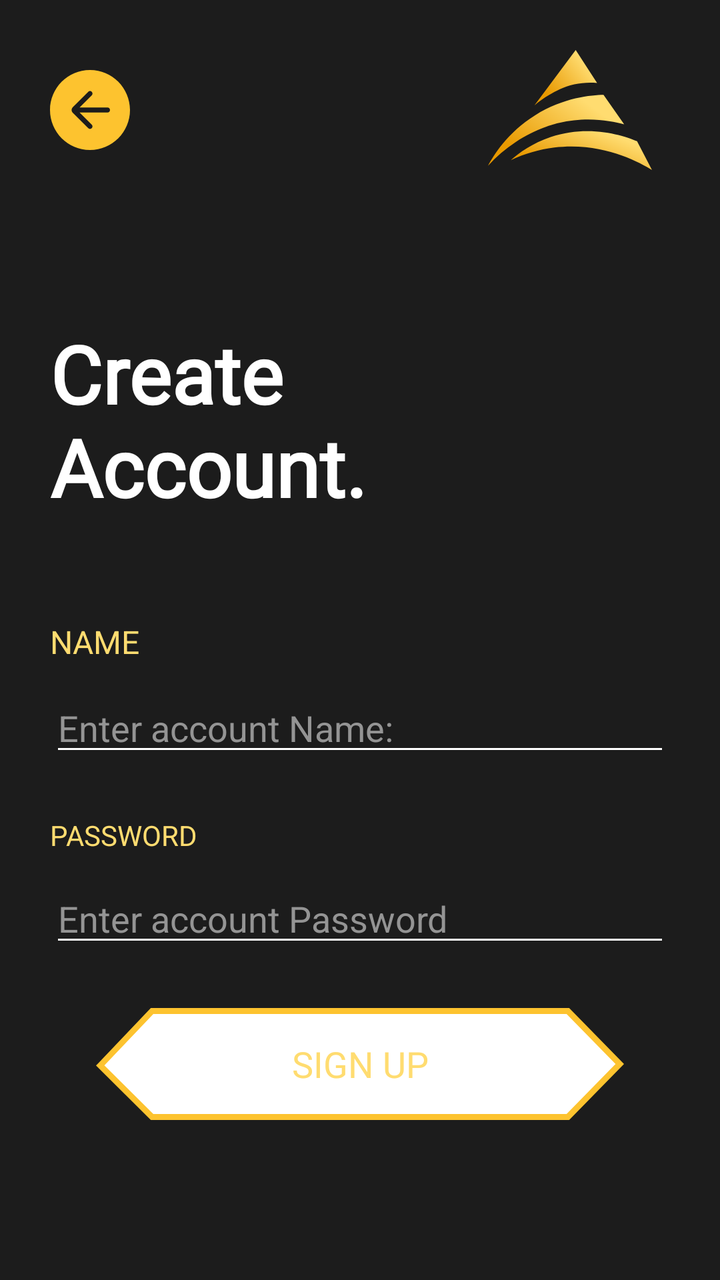
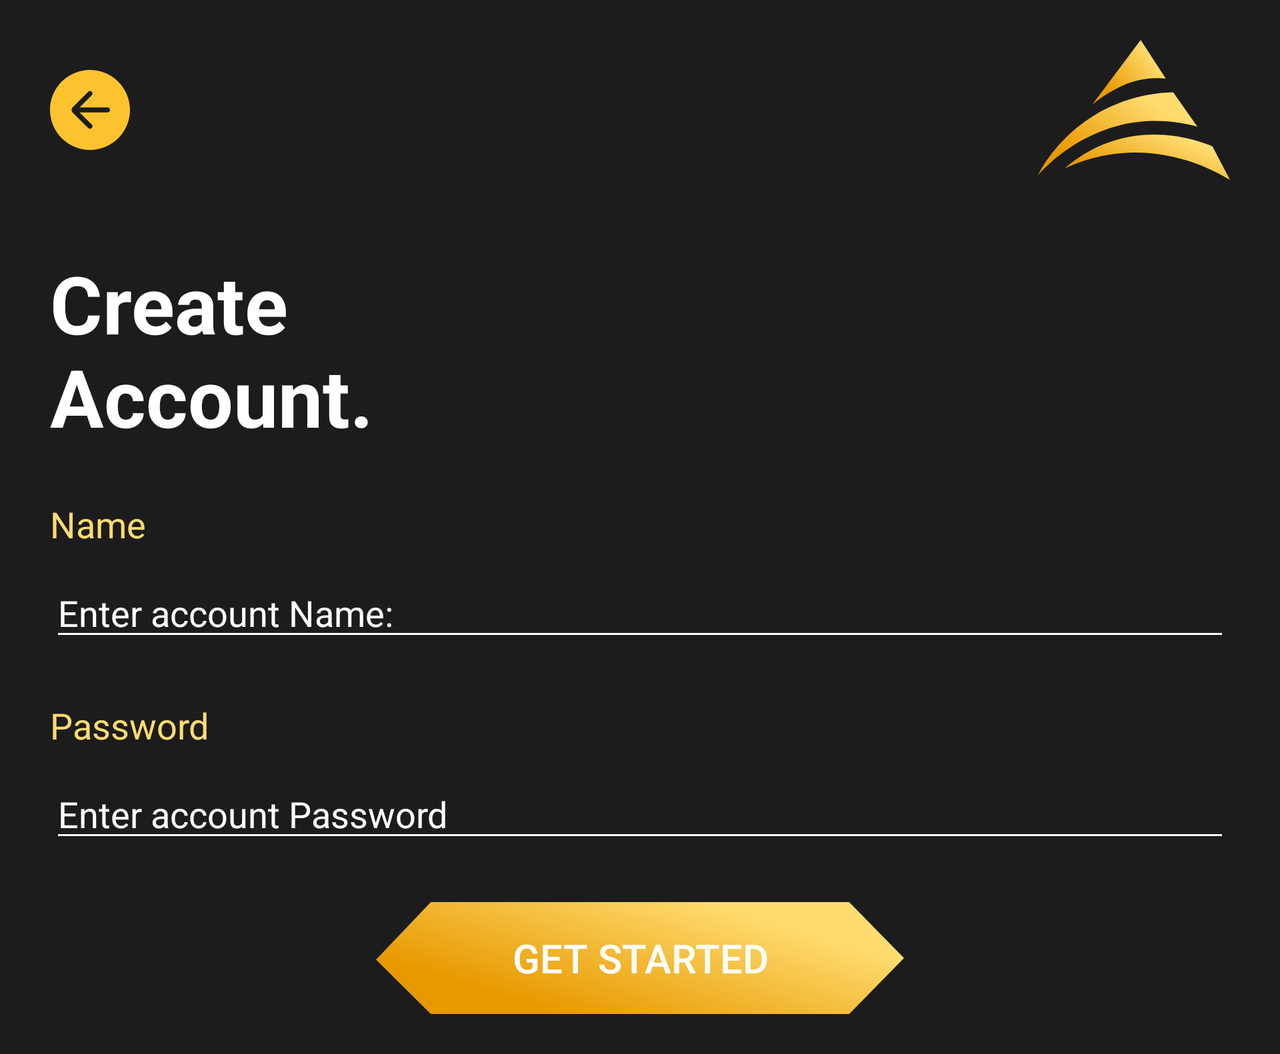

An Android layout and its configuration variant, each rendered on a device that would load it. The default file and the variant file are quoted in full after the pictures.
<!-- AndroidManifest.xml: application theme Theme.Avalanche -->
<!-- res/layout/activity_create_account.xml -->
<?xml version="1.0" encoding="utf-8"?>
<RelativeLayout xmlns:android="http://schemas.android.com/apk/res/android"
    xmlns:app="http://schemas.android.com/apk/res-auto"
    xmlns:tools="http://schemas.android.com/tools"
    android:layout_width="match_parent"
    android:layout_height="match_parent"
    android:background="@color/primaryColor"
    tools:context=".Account.SingInAccount">






















    <GridLayout
        android:id="@+id/topBar"
        android:layout_width="match_parent"
        android:layout_height="wrap_content"
        android:layout_marginTop="25sp"
        android:layout_marginBottom="25sp"
        android:columnCount="2"
        android:rowCount="1">

        <ImageButton
            android:id="@+id/back"
            android:layout_width="wrap_content"
            android:layout_height="wrap_content"
            android:layout_gravity="center"
            android:layout_marginLeft="25sp"
            android:background="@color/primaryColor"
            android:src="@drawable/ic_back" />

        <ImageView

            android:layout_width="100sp"
            android:layout_height="60sp"
            android:layout_gravity="right"
            android:layout_marginRight="25sp"
            android:src="@drawable/ic_logo" />
    </GridLayout>


    <LinearLayout
        android:layout_width="match_parent"
        android:layout_height="wrap_content"
        android:layout_below="@id/topBar"
        android:layout_marginTop="25sp"
        android:orientation="vertical"
        android:padding="25sp">

        <TextView
            android:fontFamily="@font/montserrat_extrabold"
            android:layout_width="match_parent"
            android:layout_height="wrap_content"
            android:text="Create\nAccount."
            android:textColor="@color/white"
            android:textSize="40sp"
            android:textStyle="bold" />

        <LinearLayout
            android:layout_width="match_parent"
            android:layout_height="wrap_content"
            android:layout_marginTop="50sp"
            android:orientation="vertical">

            <TextView
                android:textAllCaps="true"
                android:layout_width="match_parent"
                android:layout_height="wrap_content"
                android:text="Name"
                android:textColor="@color/twoPrimaryColor"
                android:textSize="16sp" />

            <EditText
                android:id="@+id/FirstName"
                android:layout_width="match_parent"
                android:layout_height="wrap_content"
                android:layout_marginTop="10sp"
                android:backgroundTint="@color/white"
                android:hint="Enter account Name:"
                android:textColor="@color/white"
                android:textColorHint="@color/tempGray" />


        </LinearLayout>


        <LinearLayout
            android:layout_width="match_parent"
            android:layout_height="wrap_content"
            android:layout_marginTop="25sp"
            android:orientation="vertical">

            <TextView
                android:textAllCaps="true"
                android:layout_width="match_parent"
                android:layout_height="wrap_content"
                android:text="Password"
                android:textColor="@color/twoPrimaryColor"
                android:textSize="14sp" />

            <EditText
                android:textAllCaps="true"
                android:id="@+id/password"
                android:layout_width="match_parent"
                android:layout_height="wrap_content"
                android:layout_marginTop="10sp"
                android:inputType="textPassword"
                android:backgroundTint="@color/white"
                android:hint="Enter account Password"
                android:textColor="@color/white"
                android:textColorHint="@color/tempGray" />

        </LinearLayout>

    </LinearLayout>

    <LinearLayout
        android:gravity="center_horizontal"
        android:layout_marginBottom="80sp"
        android:layout_alignParentBottom="true"
        android:layout_width="match_parent"
        android:layout_height="wrap_content">

        <Button
            android:id="@+id/createAccount"
            android:layout_width="wrap_content"
            android:fontFamily="@font/montserrat_bold"
            android:text="Sign UP"
            android:textColor="@color/twoPrimaryColor"
            android:textSize="18sp"
            android:layout_height="wrap_content"
            android:background="@drawable/ic_btnviewprocess" />

    </LinearLayout>


</RelativeLayout>
<!-- resources referenced by this layout -->
<resources>
  <color name="primaryColor">#1C1C1C</color>
  <color name="tempGray">#949494</color>
  <color name="twoPrimaryColor">#FFDC70</color>
  <color name="white">#FFFFFFFF</color>
  <!-- drawable ic_back (drawable) -->
  <vector xmlns:android="http://schemas.android.com/apk/res/android"
      android:width="48dp"
      android:height="48dp"
      android:viewportWidth="48"
      android:viewportHeight="48">
    <path
        android:pathData="M20,4C8.9543,4 0,12.9543 0,24C0,35.0457 8.9543,44 20,44C31.0457,44 40,35.0457 40,24C40,12.9543 31.0457,4 20,4ZM28.75,22.75C29.4404,22.75 30,23.3096 30,24C30,24.6904 29.4404,25.25 28.75,25.25H14.7875L20.8824,31.3559C21.3686,31.8429 21.3683,32.6317 20.8816,33.1184C20.3947,33.6053 19.6053,33.6053 19.1184,33.1184L11.4142,25.4142C10.6332,24.6332 10.6332,23.3668 11.4142,22.5858L19.1187,14.8813C19.606,14.394 20.3954,14.3927 20.8844,14.8781C21.3757,15.3661 21.3771,16.1604 20.8875,16.65L14.7875,22.75H28.75Z"
        android:fillColor="#FDC32F"
        android:fillType="evenOdd"/>
  </vector>
  <!-- drawable ic_btnviewprocess (drawable) -->
  <vector xmlns:android="http://schemas.android.com/apk/res/android"
      android:width="264dp"
      android:height="56dp"
      android:viewportWidth="264"
      android:viewportHeight="56">
    <path
        android:pathData="M2.099,28.749L28.053,1.5H235.959L261.901,28L235.959,54.5H28.028L2.099,28.749Z"
        android:strokeWidth="3"
        android:fillColor="#ffffff"
        android:strokeColor="#FDC32F"/>
  </vector>
  <!-- drawable ic_logo: vector/xml drawable (drawable, 2365 chars, omitted) -->
  <style name="Theme.Avalanche" parent="Theme.Design.Light.NoActionBar">
          
          <item name="colorPrimary">@color/purple_500</item>
          <item name="colorPrimaryVariant">@color/purple_700</item>
          <item name="colorOnPrimary">@color/white</item>
          
          <item name="colorSecondary">@color/teal_200</item>
          <item name="colorSecondaryVariant">@color/teal_700</item>
          <item name="colorOnSecondary">@color/black</item>
          
          <item name="android:windowFullscreen">true</item>
          <item name="android:statusBarColor" tools:targetApi="l">?attr/colorPrimaryVariant</item>
          
      </style>
  <color name="purple_500">#FF6200EE</color>
  <color name="purple_700">#FF3700B3</color>
  <color name="teal_200">#FF03DAC5</color>
  <color name="teal_700">#FF018786</color>
  <color name="black">#FF000000</color>
</resources>
<!-- res/layout-land/activity_create_account.xml (the repository's variant of the layout above) -->
<!-- drawn on the phone turned sideways -->
<?xml version="1.0" encoding="utf-8"?>
<ScrollView
    xmlns:android="http://schemas.android.com/apk/res/android"
    xmlns:app="http://schemas.android.com/apk/res-auto"
    xmlns:tools="http://schemas.android.com/tools"
    android:layout_width="match_parent"
    android:layout_height="match_parent">

    <RelativeLayout
        android:layout_width="match_parent"
        android:layout_height="match_parent"
        android:background="@color/primaryColor"
        tools:context=".Account.SingInAccount">


        
        
        
        
        
        
        
        
        
        

        
        
        
        
        
        
        
        

        <GridLayout
            android:layout_marginTop="20sp"
            android:id="@+id/topBar"
            android:layout_width="match_parent"
            android:layout_height="wrap_content"
            android:columnCount="2"
            android:rowCount="1">

            <ImageButton
                android:id="@+id/back"
                android:layout_width="wrap_content"
                android:layout_height="wrap_content"
                android:layout_gravity="center"
                android:layout_marginLeft="25sp"
                android:background="@color/primaryColor"
                android:src="@drawable/ic_back" />

            <ImageView

                android:layout_width="wrap_content"
                android:layout_height="wrap_content"
                android:layout_gravity="right"
                android:layout_marginRight="25sp"
                android:src="@drawable/ic_logo" />
        </GridLayout>


        <LinearLayout
            android:id="@+id/formRegistr"
            android:layout_width="match_parent"
            android:layout_height="wrap_content"
            android:layout_below="@id/topBar"
            android:layout_marginTop="10sp"
            android:orientation="vertical"
            android:padding="25sp">

            <TextView
                android:layout_width="match_parent"
                android:layout_height="wrap_content"
                android:text="Create\nAccount."
                android:textColor="@color/white"
                android:textSize="40sp"
                android:textStyle="bold" />

            <LinearLayout
                android:layout_width="match_parent"
                android:layout_height="wrap_content"
                android:layout_marginTop="25sp"
                android:orientation="vertical">

                <TextView
                    android:layout_width="match_parent"
                    android:layout_height="wrap_content"
                    android:text="Name"
                    android:textColor="@color/twoPrimaryColor"
                    android:textSize="18sp" />

                <EditText
                    android:id="@+id/FirstName"
                    android:layout_width="match_parent"
                    android:layout_height="wrap_content"
                    android:layout_marginTop="10sp"
                    android:backgroundTint="@color/white"
                    android:hint="Enter account Name:"
                    android:textColor="@color/white"
                    android:textColorHint="@color/white" />


            </LinearLayout>


            <LinearLayout
                android:layout_width="match_parent"
                android:layout_height="wrap_content"
                android:layout_marginTop="25sp"
                android:orientation="vertical">

                <TextView
                    android:layout_width="match_parent"
                    android:layout_height="wrap_content"
                    android:text="Password"
                    android:textColor="@color/twoPrimaryColor"
                    android:textSize="18sp" />

                <EditText
                    android:id="@+id/password"
                    android:layout_width="match_parent"
                    android:layout_height="wrap_content"
                    android:layout_marginTop="10sp"
                    android:inputType="textPassword"
                    android:backgroundTint="@color/white"
                    android:hint="Enter account Password"
                    android:textColor="@color/white"
                    android:textColorHint="@color/white" />

            </LinearLayout>

        </LinearLayout>

        <LinearLayout
            android:layout_below="@+id/formRegistr"
            android:gravity="center_horizontal"
            android:layout_marginBottom="20sp"
            android:layout_width="match_parent"
            android:layout_height="wrap_content">

            <Button
                android:id="@+id/createAccount"
                android:layout_width="wrap_content"
                android:text="GET STARTED"
                android:textColor="@color/white"
                android:textSize="20sp"
                android:layout_height="wrap_content"
                android:background="@drawable/ic_btnview" />

        </LinearLayout>


    </RelativeLayout>

</ScrollView>
<!-- resources referenced by the variant -->
<!-- as the phone turned sideways resolves them -->
<resources>
  <color name="primaryColor">#1C1C1C</color>
  <color name="twoPrimaryColor">#FFDC70</color>
  <color name="white">#FFFFFFFF</color>
  <!-- drawable ic_back (drawable) -->
  <vector xmlns:android="http://schemas.android.com/apk/res/android"
      android:width="48dp"
      android:height="48dp"
      android:viewportWidth="48"
      android:viewportHeight="48">
    <path
        android:pathData="M20,4C8.9543,4 0,12.9543 0,24C0,35.0457 8.9543,44 20,44C31.0457,44 40,35.0457 40,24C40,12.9543 31.0457,4 20,4ZM28.75,22.75C29.4404,22.75 30,23.3096 30,24C30,24.6904 29.4404,25.25 28.75,25.25H14.7875L20.8824,31.3559C21.3686,31.8429 21.3683,32.6317 20.8816,33.1184C20.3947,33.6053 19.6053,33.6053 19.1184,33.1184L11.4142,25.4142C10.6332,24.6332 10.6332,23.3668 11.4142,22.5858L19.1187,14.8813C19.606,14.394 20.3954,14.3927 20.8844,14.8781C21.3757,15.3661 21.3771,16.1604 20.8875,16.65L14.7875,22.75H28.75Z"
        android:fillColor="#FDC32F"
        android:fillType="evenOdd"/>
  </vector>
  <!-- drawable ic_btnview (drawable) -->
  <vector xmlns:android="http://schemas.android.com/apk/res/android"
      xmlns:aapt="http://schemas.android.com/aapt"
      android:width="264dp"
      android:height="56dp"
      android:viewportWidth="264"
      android:viewportHeight="56">
    <path
        android:pathData="M2.099,28.749L28.053,1.5H235.959L261.901,28L235.959,54.5H28.028L2.099,28.749Z"
        android:strokeWidth="3"
        android:strokeColor="#FDC32F">
      <aapt:attr name="android:fillColor">
        <gradient 
            android:startY="28"
            android:startX="3.64491E-6"
            android:endY="-45.3264"
            android:endX="22.2401"
            android:type="linear">
          <item android:offset="0" android:color="#FFE89900"/>
          <item android:offset="1" android:color="#FFFFDC70"/>
        </gradient>
      </aapt:attr>
    </path>
  </vector>
  <!-- drawable ic_logo: vector/xml drawable (drawable, 2365 chars, omitted) -->
  <style name="Theme.Avalanche" parent="Theme.Design.Light.NoActionBar">
          
          <item name="colorPrimary">@color/purple_500</item>
          <item name="colorPrimaryVariant">@color/purple_700</item>
          <item name="colorOnPrimary">@color/white</item>
          
          <item name="colorSecondary">@color/teal_200</item>
          <item name="colorSecondaryVariant">@color/teal_700</item>
          <item name="colorOnSecondary">@color/black</item>
          
          <item name="android:windowFullscreen">true</item>
          <item name="android:statusBarColor" tools:targetApi="l">?attr/colorPrimaryVariant</item>
          
      </style>
  <color name="purple_500">#FF6200EE</color>
  <color name="purple_700">#FF3700B3</color>
  <color name="teal_200">#FF03DAC5</color>
  <color name="teal_700">#FF018786</color>
  <color name="black">#FF000000</color>
</resources>
